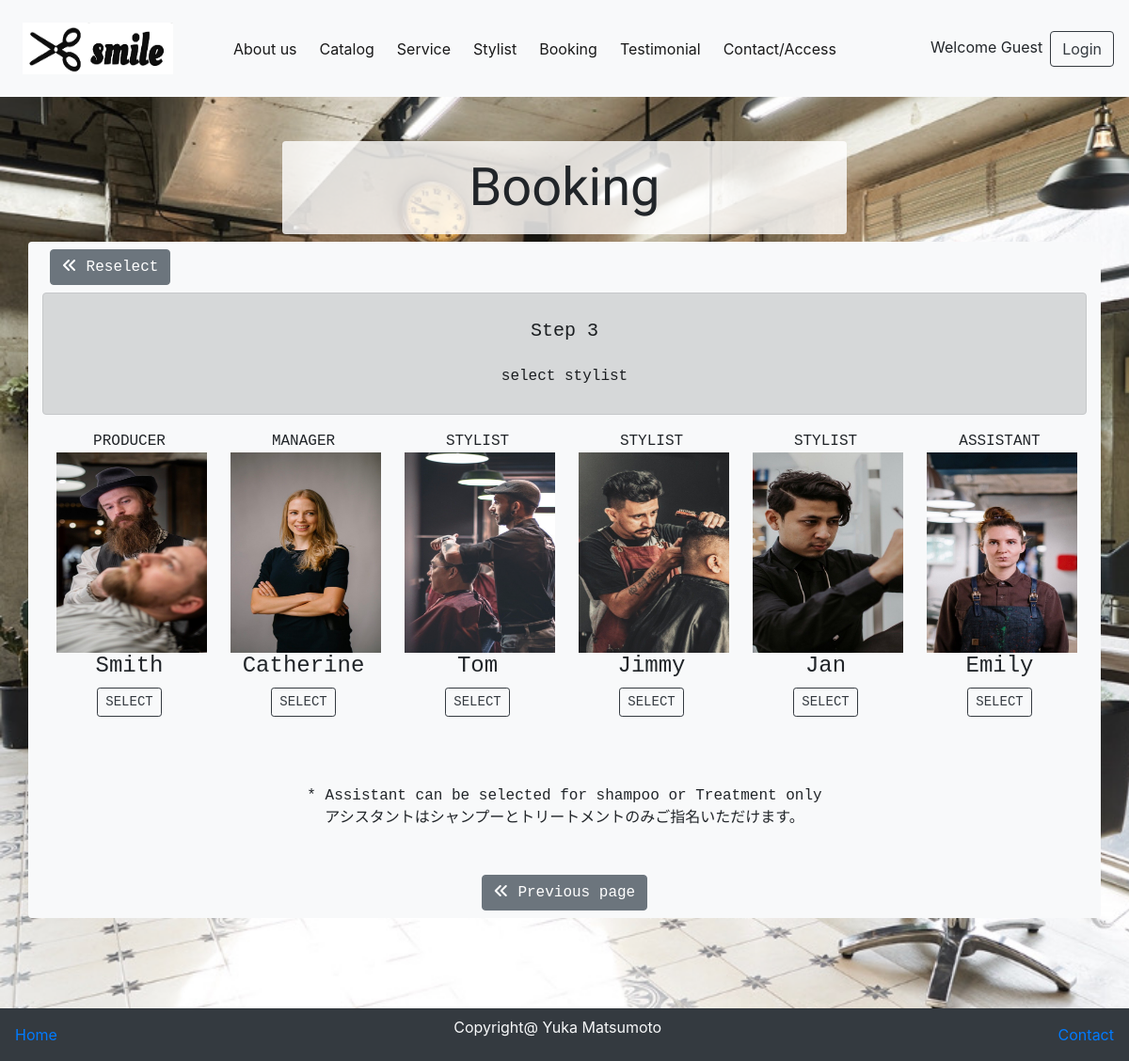
/booking3.php, run on the app's committed database.
### tables this page shows
CREATE TABLE `staff` (
  `staff_id` int(11) NOT NULL,
  `staff_name` varchar(30) NOT NULL,
  `position` varchar(100) NOT NULL,
  `staff_gender` varchar(10) NOT NULL,
  `staff_photo` varchar(100) NOT NULL,
  `staff_bio` varchar(100) NOT NULL
);

### classes/connection.php (called while the page is built, shortened)
<?php
class Connection{
    private $servername="localhost";
    private $username ="root";
    private $password ="root";
    private $db_name ="hairsalon";
    function __construct(){
        $this->conn = new mysqli($this->servername,$this->username,$this->password,$this->db_name);
        if($this->conn->connect_error){
            die('error connection to database'.$this->conn->connect_error);
        }else{
            return $this->conn;
        }
    }
}
?>

### hairsalonAction.php (called while the page is built, shortened)
<?php
include 'classes/Hairsalon.php';
$Hairsalon= new Hairsalon;
?>

### classes/Hairsalon.php (called while the page is built, shortened)
<?php
include 'connection.php';
class Hairsalon extends Connection{
function displayStaff(){
    $sql="SELECT * FROM staff ";
    $result=$this->conn->query($sql);
    if($result->num_rows>0){
        while($rows =$result->fetch_assoc()){
            $row[]=$rows;
        }
        return $row;
    }else{
        return FALSE;
    }
}
}
?>

### booking3.php (the view, shortened to what this page needs)
<?php
include 'userMenu.php';
$staffList=$Hairsalon->displayStaff();
?>
<!doctype html>
<html lang="en">
  <head>
    <link rel="stylesheet" href="https://stackpath.bootstrapcdn.com/bootstrap/4.3.1/css/bootstrap.min.css">
  </head>
  <body>
  <div class="container text-monospace text-center w-50 rounded" id="booking">
      <h5 class="display-4 p-3">Booking</h5>
  </div>
  <div class="container bg-light text-monospace text-center rounded">
     <div class="text-left">
          <form action="hairsalonAction.php" method="post">
            <button type="submit" name="reselect3" class="btn btn-secondary m-2"> <i class="fas fa-angle-double-left"></i> Reselect</button>
          </form>
      </div>
      <div class="alert alert-dark">
          <h5 class="text-monospace p-3">Step 3</h4>
          <p class="text-monospace"> select stylist</p>
      </div>
      <div class="container">
          <div class="row">
              <?php
              foreach($staffList as $row){
                echo "<div class='col-lg-2'>";
                      echo "<span class='text-uppercase'>".$row['position']."</span><br>";
                      if(!empty($row['staff_photo'])){
                          $sphoto = $row['staff_photo'];
                          echo "<img src='upload/admin/$sphoto' alt='".$row['staff_name']."' class=' '>";
                      }else{
                          echo "<img src='asset/smile.jpg' alt='image printing' class='w-100'>";
                      }
                      echo "<br>";
                      echo " <h4 class='text-monospace'>";
                          echo $row['staff_name'];
                      echo "</h4>";
                      echo "<div class='text-center'>";
                          echo "<form action='hairsalonAction.php' method='post'>";
                              echo "<button type='submit' name='addBooking3' class='btn btn-outline-dark btn-sm mb-5'>SELECT</button>";
                          echo "</form>";
                      echo " </div>";
                echo " </div>";
              }
              ?>
            </div>
            <div class="mt-4">
              <p>* Assistant can be selected for shampoo or Treatment only　<br>
              アシスタントはシャンプーとトリートメントのみご指名いただけます。</p>
            </div>
      </div>
            <br>
      <div class="text-center">
          <form action="hairsalonAction.php" method="post">
            <button type="submit" name="reselect3" class="btn btn-secondary m-2"> <i class="fas fa-angle-double-left"></i> Previous page</button>
          </form>
      </div>
  </div>
    <br><br>
    <nav class="nav navbar bg-dark mt-5">
        <a href="dashboard.php" >Home</a>
        <p class="text-light">Copyright@ Yuka Matsumoto</p>
        <a href="contactpage.php">Contact</a>
    </nav>
  </body>
</html>

### booking3.php (style rules this page uses)
body { margin-top:150px; background-image: url(asset/state.jpeg); background-repeat: no-repeat; background-attachment: fixed; background-size : cover; }
#booking { background-color: rgba(255, 255, 255, 0.8); }
div h5 { font-family: 'Oleo Script', cursive; }
div img { width: 160px; height: 213px; }

### data on the page
staff: position "PRODUCER", staff_photo (picture), staff_name "Smith"
staff: position "MANAGER", staff_photo (picture), staff_name "Catherine"
staff: position "STYLIST", staff_photo (picture), staff_name "Tom"
staff: position "STYLIST", staff_photo (picture), staff_name "Jimmy"
staff: position "STYLIST", staff_photo (picture), staff_name "Jan"
staff: position "ASSISTANT", staff_photo (picture), staff_name "Emily"
